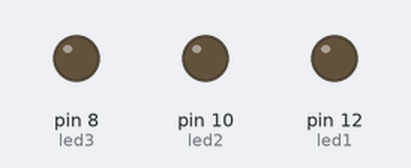
A sketch run on a simulated Arduino Uno, built with avr-gcc and run on an emulated ATmega328P. Parts: output pins drawn as LEDs (lit = HIGH).

Above: at 0.5 s.
At 1.5 s:
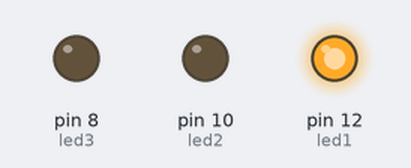
At 2.5 s:
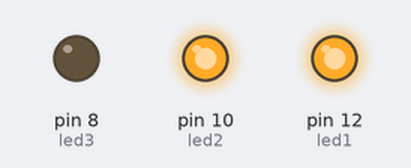
At 4.0 s:
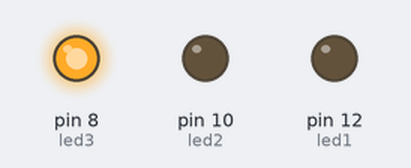
Timing chart, 0 to 6.5 s (numbered marks = the images above):
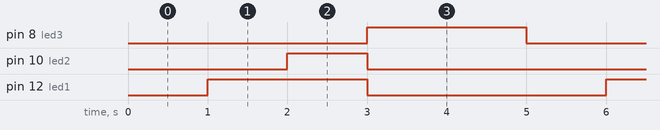

Measured:
- by itself, pin 8 (led3), pin 12 (led1): alternates HIGH for 2.0 s and LOW for 3.0 s
- by itself, pin 10 (led2): alternates HIGH for 1.0 s and LOW for 4.0 s

The sketch:

Trafficlight.ino
```cpp
const int led1 = 12;
const int led2 = 10;
const int led3 = 8;
void setup() {
  // put your setup code here, to run once:

}

void red(){
  pinMode(led1, OUTPUT);
  digitalWrite(led1, HIGH);  // turn the LED on (HIGH is the voltage level)
  delay(1000);                      // dot duration
}

void orange(){
  pinMode(led2, OUTPUT);
  digitalWrite(led2, HIGH);  // turn the LED on (HIGH is the voltage level)
  delay(1000);                      // dash duration
}

void green(){
  pinMode(led3, OUTPUT);
  digitalWrite(led3, HIGH);  // turn the LED on (HIGH is the voltage level)
  delay(1000);                      // dash duration

}
void loop() {
  // put your main code here, to run repeatedly:
  delay(1000);
  red();
  orange();
  digitalWrite(led2, LOW);   // turn the LED off by making the voltage LOW
  digitalWrite(led1, LOW);   // turn the LED off by making the voltage LOW
  green();
  delay(1000);
  digitalWrite(led3, LOW);
}
```
